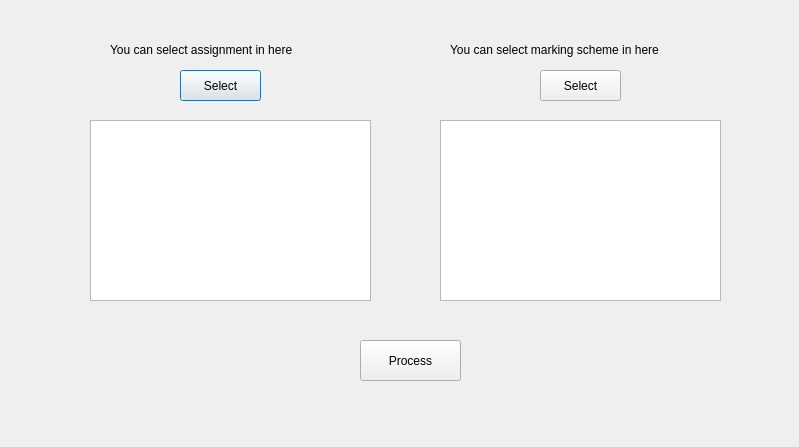
<?xml version="1.0" encoding="UTF-8"?>
<ui version="4.0">
 <class>testinterface</class>
 <widget class="QDialog" name="testinterface">
  <property name="geometry">
   <rect>
    <x>0</x>
    <y>0</y>
    <width>799</width>
    <height>447</height>
   </rect>
  </property>
  <property name="windowTitle">
   <string>Dialog</string>
  </property>
  <widget class="QLabel" name="label">
   <property name="geometry">
    <rect>
     <x>110</x>
     <y>40</y>
     <width>261</width>
     <height>20</height>
    </rect>
   </property>
   <property name="text">
    <string>You can select assignment in here</string>
   </property>
  </widget>
  <widget class="QPushButton" name="btn_select">
   <property name="geometry">
    <rect>
     <x>180</x>
     <y>70</y>
     <width>81</width>
     <height>31</height>
    </rect>
   </property>
   <property name="text">
    <string>Select</string>
   </property>
  </widget>
  <widget class="QTextEdit" name="textEdit">
   <property name="geometry">
    <rect>
     <x>90</x>
     <y>120</y>
     <width>281</width>
     <height>181</height>
    </rect>
   </property>
  </widget>
  <widget class="QPushButton" name="pushButton_process">
   <property name="geometry">
    <rect>
     <x>360</x>
     <y>340</y>
     <width>101</width>
     <height>41</height>
    </rect>
   </property>
   <property name="text">
    <string>Process</string>
   </property>
  </widget>
  <widget class="QLabel" name="label_2">
   <property name="geometry">
    <rect>
     <x>450</x>
     <y>40</y>
     <width>281</width>
     <height>20</height>
    </rect>
   </property>
   <property name="text">
    <string>You can select marking scheme in here</string>
   </property>
  </widget>
  <widget class="QPushButton" name="btn_select_2">
   <property name="geometry">
    <rect>
     <x>540</x>
     <y>70</y>
     <width>81</width>
     <height>31</height>
    </rect>
   </property>
   <property name="text">
    <string>Select</string>
   </property>
  </widget>
  <widget class="QTextEdit" name="textEdit_2">
   <property name="geometry">
    <rect>
     <x>440</x>
     <y>120</y>
     <width>281</width>
     <height>181</height>
    </rect>
   </property>
  </widget>
 </widget>
 <resources/>
 <connections/>
</ui>
